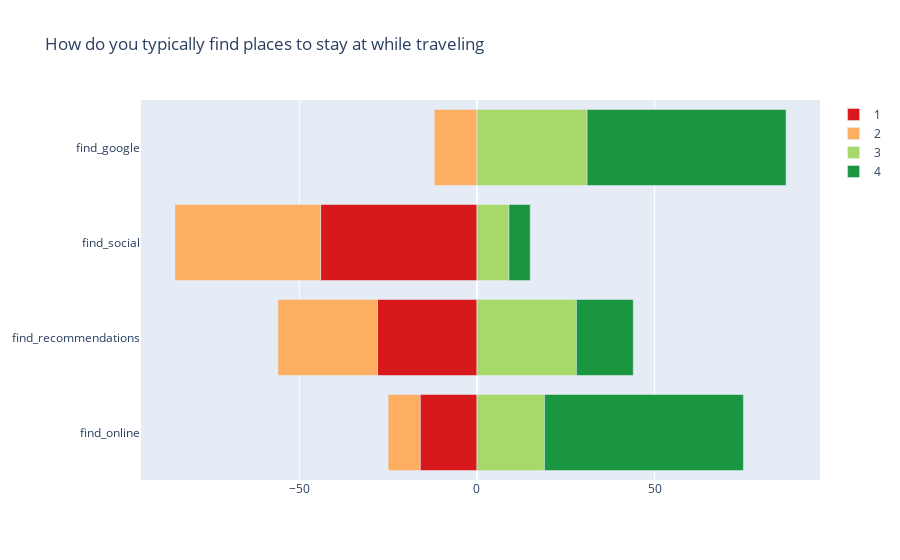

Notebook code cell kept with this figure:
### Code cell
# sort by desired column
findplaces_df = findplaces_df.sort_values(by=1, ascending = False)

# initalized figure
fig = go.Figure()


for column in findplaces_df.columns:
    fig.add_trace(go.Bar(
        x = findplaces_df[column],
        y = findplaces_df.index,
        name = column,
        orientation = 'h',
        marker_color = cl.scales[str(len(category_order))]['div']['RdYlGn'][category_order.index(column)],
    ))

fig.update_layout(
    barmode = 'relative',
    title = 'How do you typically find places to stay at while traveling'
)
fig.show()

### Figure 1 — Plotly figure (JSON) as saved in the notebook; plotly's stock layout.template omitted (floating-point values rounded to 4 significant figures)
{"data": [{"marker": {"color": "rgb(215,25,28)"}, "name": "1", "orientation": "h", "type": "bar", "x": [-16, -28, -44, null], "y": ["find_online", "find_recommendations", "find_social", "find_google"]}, {"marker": {"color": "rgb(253,174,97)"}, "name": "2", "orientation": "h", "type": "bar", "x": [-9, -28, -41, -12], "y": ["find_online", "find_recommendations", "find_social", "find_google"]}, {"marker": {"color": "rgb(166,217,106)"}, "name": "3", "orientation": "h", "type": "bar", "x": [19, 28, 9, 31], "y": ["find_online", "find_recommendations", "find_social", "find_google"]}, {"marker": {"color": "rgb(26,150,65)"}, "name": "4", "orientation": "h", "type": "bar", "x": [56, 16, 6, 56], "y": ["find_online", "find_recommendations", "find_social", "find_google"]}], "layout": {"autosize": true, "barmode": "relative", "title": {"text": "How do you typically find places to stay at while traveling"}, "xaxis": {"autorange": true, "range": [-94.56, 96.56], "type": "linear"}, "yaxis": {"autorange": true, "range": [-0.5, 3.5], "type": "category"}}}
